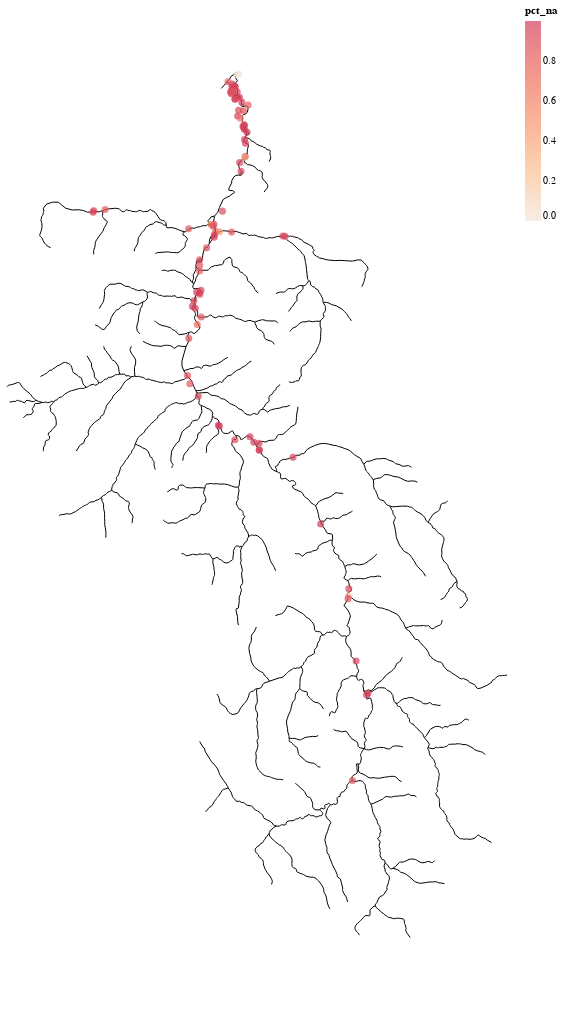

The cell this chart's notebook holds for it:
### Code cell
#Color map of missing data
streams_chart = alt.Chart(elwha_streams).mark_geoshape(
    stroke = 'black', fill = 'none'
).project(
    type='mercator'
)

sites_chart = alt.Chart(site_names).mark_circle().encode(
    longitude='LONG:Q',
    latitude='LAT:Q',
    color = alt.Color('pct_na:Q').scale(scheme="lightorange"),
    size=alt.value(50),
).transform_lookup(
    lookup='Temp_Alias',
    from_=alt.LookupData(pct_na, 'Site', ["pct_na"])
).project(
    "mercator"
).properties(
    width = 500,
    height= 1000
)

missingdata = alt.layer(streams_chart, sites_chart)
#missingdata.save('missingmap.png')

### Figure 1 — Vega-Lite specification as saved in the notebook (floating-point values rounded to 4 significant figures; data arrays with more than 128 entries replaced by an {"elided": "..."} marker saying what was removed)
{"config": {"view": {"continuousWidth": 300, "continuousHeight": 300}}, "layer": [{"data": {"name": "data-ff0229295f6624896aa3c32843283560"}, "mark": {"type": "geoshape", "fill": "none", "stroke": "black"}, "projection": {"type": "mercator"}}, {"data": {"name": "data-0dab8fc59f76ff592dad436812087c05"}, "mark": {"type": "circle"}, "encoding": {"color": {"field": "pct_na", "scale": {"scheme": "lightorange"}, "type": "quantitative"}, "latitude": {"field": "LAT", "type": "quantitative"}, "longitude": {"field": "LONG", "type": "quantitative"}, "size": {"value": 50}}, "projection": {"type": "mercator"}, "transform": [{"lookup": "Temp_Alias", "from": {"data": {"name": "data-5a3ea112d58c6cce270000fb4943f9e9"}, "key": "Site", "fields": ["pct_na"]}}]}], "height": 1000, "width": 500, "$schema": "https://vega.github.io/schema/vega-lite/v5.8.0.json", "datasets": {"data-ff0229295f6624896aa3c32843283560": {"elided": "291 records"}, "data-0dab8fc59f76ff592dad436812087c05": [{"SITE_NO": 91, "Temp_Alias": "ES01", "FOODWEB_SITE_ID": null, "Monitoring": "Y", "LAT": 48.15, "LONG": -123.6, "RKM": 0.0, "ELEVATION": null, "DRAIN_AREA": null, "SECTION": "Estuary", "HABITAT": null, "AUX_BANK": null, "AUX_RKM": null, "NAME": "NDE1", "NOTES": null, "ALT_NAME": null}, {"SITE_NO": 92, "Temp_Alias": "ES02", "FOODWEB_SITE_ID": null, "Monitoring": "Y", "LAT": 48.15, "LONG": -123.6, "RKM": 0.0, "ELEVATION": null, "DRAIN_AREA": null, "SECTION": "Estuary", "HABITAT": null, "AUX_BANK": null, "AUX_RKM": null, "NAME": "NDE2", "NOTES": null, "ALT_NAME": null}, {"SITE_NO": 93, "Temp_Alias": "ES03", "FOODWEB_SITE_ID": null, "Monitoring": "Y", "LAT": 48.15, "LONG": -123.6, "RKM": 0.0, "ELEVATION": null, "DRAIN_AREA": null, "SECTION": "Estuary", "HABITAT": null, "AUX_BANK": null, "AUX_RKM": null, "NAME": "WESC", "NOTES": null, "ALT_NAME": null}, {"SITE_NO": 90, "Temp_Alias": "MS00", "FOODWEB_SITE_ID": "ELMSEJ", "Monitoring": "Y", "LAT": 48.12, "LONG": -123.6, "RKM": 0.0, "ELEVATION": null, "DRAIN_AREA": null, "SECTION": "Lower River", "HABITAT": "MS", "AUX_BANK": null, "AUX_RKM": null, "NAME": "MS @ ELJ", "NOTES": null, "ALT_NAME": null}, {"SITE_NO": 81, "Temp_Alias": "MS01", "FOODWEB_SITE_ID": "ELMSNM", "Monitoring": "Y", "LAT": 48.14, "LONG": -123.6, "RKM": 0.48, "ELEVATION": 1.24, "DRAIN_AREA": 835.2, "SECTION": "Lower River", "HABITAT": "MS", "AUX_BANK": null, "AUX_RKM": null, "NAME": "Mouth", "NOTES": "Daily only", "ALT_NAME": "End of Lower Hatchery Road"}, {"SITE_NO": 62, "Temp_Alias": "FP01", "FOODWEB_SITE_ID": "ELSC08", "Monitoring": "Y", "LAT": 48.14, "LONG": -123.6, "RKM": 0.5, "ELEVATION": 1.24, "DRAIN_AREA": 835.2, "SECTION": "Lower River", "HABITAT": "SC", "AUX_BANK": "Right", "AUX_RKM": 0.1, "NAME": "SC 8", "NOTES": null, "ALT_NAME": null}, {"SITE_NO": 27, "Temp_Alias": "MS02", "FOODWEB_SITE_ID": "ELMSNM", "Monitoring": "N", "LAT": 48.14, "LONG": -123.6, "RKM": 0.6, "ELEVATION": 1.24, "DRAIN_AREA": 835.2, "SECTION": "Lower River", "HABITAT": "MS", "AUX_BANK": null, "AUX_RKM": null, "NAME": "Habitat unit 61", "NOTES": null, "ALT_NAME": null}, {"SITE_NO": 59, "Temp_Alias": "FP02", "FOODWEB_SITE_ID": "ELSC07", "Monitoring": "N", "LAT": 48.14, "LONG": -123.6, "RKM": 0.6, "ELEVATION": 0.25, "DRAIN_AREA": 835.2, "SECTION": "Lower River", "HABITAT": "SC", "AUX_BANK": null, "AUX_RKM": null, "NAME": "SC 7", "NOTES": null, "ALT_NAME": "ELSC6, ELSC8"}, {"SITE_NO": 60, "Temp_Alias": "FP03", "FOODWEB_SITE_ID": "ELSC07", "Monitoring": "N", "LAT": 48.14, "LONG": -123.6, "RKM": 0.8, "ELEVATION": 1.24, "DRAIN_AREA": 835.2, "SECTION": "Lower River", "HABITAT": "SC", "AUX_BANK": "Right", "AUX_RKM": 0.1, "NAME": "SC 7 Bottom", "NOTES": null, "ALT_NAME": null}, {"SITE_NO": 63, "Temp_Alias": "FP04", "FOODWEB_SITE_ID": "ELSC08", "Monitoring": "N", "LAT": 48.14, "LONG": -123.6, "RKM": 0.8, "ELEVATION": 1.24, "DRAIN_AREA": 835.2, "SECTION": "Lower River", "HABITAT": "SC", "AUX_BANK": null, "AUX_RKM": null, "NAME": "SC 8 Bottom", "NOTES": null, "ALT_NAME": null}, {"SITE_NO": 16, "Temp_Alias": "MS03", "FOODWEB_SITE_ID": "ELMSNM", "Monitoring": "N", "LAT": 48.14, "LONG": -123.6, "RKM": 1.0, "ELEVATION": 1.24, "DRAIN_AREA": 835.2, "SECTION": "Lower River", "HABITAT": "MS", "AUX_BANK": null, "AUX_RKM": null, "NAME": "Channel below Jetty", "NOTES": null, "ALT_NAME": null}, {"SITE_NO": 13, "Temp_Alias": "FP05", "FOODWEB_SITE_ID": "ELSCBC", "Monitoring": "N", "LAT": 48.14, "LONG": -123.6, "RKM": 1.2, "ELEVATION": 0.25, "DRAIN_AREA": 835.2, "SECTION": "Lower River", "HABITAT": "SC", "AUX_BANK": null, "AUX_RKM": null, "NAME": "Boston Charlie", "NOTES": null, "ALT_NAME": null}, {"SITE_NO": 57, "Temp_Alias": "FP06", "FOODWEB_SITE_ID": "ELSC06", "Monitoring": "N", "LAT": 48.14, "LONG": -123.6, "RKM": 1.2, "ELEVATION": 0.25, "DRAIN_AREA": 835.2, "SECTION": "Lower River", "HABITAT": "SC", "AUX_BANK": null, "AUX_RKM": null, "NAME": "SC 6 Bottom", "NOTES": null, "ALT_NAME": null}, {"SITE_NO": 12, "Temp_Alias": "MS04", "FOODWEB_SITE_ID": "ELMSNM", "Monitoring": "N", "LAT": 48.14, "LONG": -123.6, "RKM": 1.28, "ELEVATION": 0.25, "DRAIN_AREA": 835.2, "SECTION": "Lower River", "HABITAT": "MS", "AUX_BANK": null, "AUX_RKM": null, "NAME": "Bluffs", "NOTES": null, "ALT_NAME": "Top of Bluffs"}, {"SITE_NO": 64, "Temp_Alias": "FP07", "FOODWEB_SITE_ID": "ELSC08", "Monitoring": "N", "LAT": 48.14, "LONG": -123.6, "RKM": 1.3, "ELEVATION": 0.25, "DRAIN_AREA": 835.2, "SECTION": "Lower River", "HABITAT": "SC", "AUX_BANK": "Right", "AUX_RKM": 0.4, "NAME": "SC 8 Top", "NOTES": null, "ALT_NAME": null}, {"SITE_NO": 55, "Temp_Alias": "FP08", "FOODWEB_SITE_ID": "ELSCBC", "Monitoring": "N", "LAT": 48.14, "LONG": -123.6, "RKM": 1.4, "ELEVATION": 0.25, "DRAIN_AREA": 835.2, "SECTION": "Lower River", "HABITAT": "SC", "AUX_BANK": "Left", "AUX_RKM": 0.0, "NAME": "SC 4 Bottom", "NOTES": null, "ALT_NAME": null}, {"SITE_NO": 6, "Temp_Alias": "MS05", "FOODWEB_SITE_ID": null, "Monitoring": "N", "LAT": 48.13, "LONG": -123.6, "RKM": 1.6, "ELEVATION": -0.24, "DRAIN_AREA": 830.4, "SECTION": "Lower River", "HABITAT": "MS", "AUX_BANK": null, "AUX_RKM": null, "NAME": "Bachelors Meander", "NOTES": null, "ALT_NAME": null}, {"SITE_NO": 10, "Temp_Alias": "MS06", "FOODWEB_SITE_ID": null, "Monitoring": "N", "LAT": 48.14, "LONG": -123.6, "RKM": 1.6, "ELEVATION": 0.25, "DRAIN_AREA": 835.2, "SECTION": "Lower River", "HABITAT": "MS", "AUX_BANK": null, "AUX_RKM": null, "NAME": "Below LEKT Hatchery Infiltration Gallery", "NOTES": null, "ALT_NAME": null}, {"SITE_NO": 26, "Temp_Alias": "MS07", "FOODWEB_SITE_ID": null, "Monitoring": "N", "LAT": 48.13, "LONG": -123.6, "RKM": 1.6, "ELEVATION": -0.24, "DRAIN_AREA": 830.4, "SECTION": "Lower River", "HABITAT": "MS", "AUX_BANK": null, "AUX_RKM": null, "NAME": "Habitat unit 46", "NOTES": null, "ALT_NAME": null}, {"SITE_NO": 32, "Temp_Alias": "FP09", "FOODWEB_SITE_ID": "ELSCEC", "Monitoring": "N", "LAT": 48.14, "LONG": -123.6, "RKM": 1.76, "ELEVATION": 0.25, "DRAIN_AREA": 835.2, "SECTION": "Lower River", "HABITAT": "SC", "AUX_BANK": null, "AUX_RKM": null, "NAME": "Hunt Road Channel", "NOTES": null, "ALT_NAME": "Electricians channel"}, {"SITE_NO": 44, "Temp_Alias": "MS08", "FOODWEB_SITE_ID": null, "Monitoring": "N", "LAT": 48.14, "LONG": -123.6, "RKM": 1.76, "ELEVATION": 0.25, "DRAIN_AREA": 835.2, "SECTION": "Lower River", "HABITAT": "MS", "AUX_BANK": null, "AUX_RKM": null, "NAME": "Lower Hunts Rd", "NOTES": null, "ALT_NAME": null}, {"SITE_NO": 58, "Temp_Alias": "FP10", "FOODWEB_SITE_ID": "ELSC06", "Monitoring": "N", "LAT": 48.14, "LONG": -123.6, "RKM": 2.08, "ELEVATION": 0.25, "DRAIN_AREA": 835.2, "SECTION": "Lower River", "HABITAT": "SC", "AUX_BANK": "Right", "AUX_RKM": 0.3, "NAME": "SC 6 Top", "NOTES": null, "ALT_NAME": "SC6Top"}, {"SITE_NO": 56, "Temp_Alias": "FP11", "FOODWEB_SITE_ID": "ELSC05", "Monitoring": "N", "LAT": 48.13, "LONG": -123.6, "RKM": 2.5, "ELEVATION": 2.31, "DRAIN_AREA": 830.4, "SECTION": "Lower River", "HABITAT": "SC", "AUX_BANK": "Right", "AUX_RKM": 0.1, "NAME": "SC 5", "NOTES": null, "ALT_NAME": null}, {"SITE_NO": 68, "Temp_Alias": "MS09", "FOODWEB_SITE_ID": "ELMSHR", "Monitoring": "Y", "LAT": 48.13, "LONG": -123.6, "RKM": 2.5, "ELEVATION": -0.24, "DRAIN_AREA": 830.4, "SECTION": "Lower River", "HABITAT": "MS", "AUX_BANK": null, "AUX_RKM": null, "NAME": "Upper Hunts Road", "NOTES": null, "ALT_NAME": "Upper Hunt's Road"}, {"SITE_NO": 3, "Temp_Alias": "MS10", "FOODWEB_SITE_ID": "EMMSEJ", "Monitoring": "N", "LAT": 48.13, "LONG": -123.6, "RKM": 3.0, "ELEVATION": 2.31, "DRAIN_AREA": 830.4, "SECTION": "Lower River", "HABITAT": "MS", "AUX_BANK": null, "AUX_RKM": null, "NAME": "Above old mainstem & Hunts Rd", "NOTES": null, "ALT_NAME": null}, {"SITE_NO": 66, "Temp_Alias": "MS11", "FOODWEB_SITE_ID": "EMMSEJ", "Monitoring": "N", "LAT": 48.13, "LONG": -123.6, "RKM": 3.2, "ELEVATION": 2.31, "DRAIN_AREA": 830.4, "SECTION": "Lower River", "HABITAT": "MS", "AUX_BANK": null, "AUX_RKM": null, "NAME": "Spruce Hole", "NOTES": null, "ALT_NAME": "Habitat unit 28"}, {"SITE_NO": 17, "Temp_Alias": "FP12", "FOODWEB_SITE_ID": "ELSC01", "Monitoring": "N", "LAT": 48.12, "LONG": -123.6, "RKM": 3.84, "ELEVATION": 10.28, "DRAIN_AREA": 826.9, "SECTION": "Lower River", "HABITAT": "SC", "AUX_BANK": "Left", "AUX_RKM": 0.0, "NAME": "SC1 Bottom", "NOTES": null, "ALT_NAME": null}, {"SITE_NO": 25, "Temp_Alias": "MS12", "FOODWEB_SITE_ID": "EMMSFH", "Monitoring": "N", "LAT": 48.12, "LONG": -123.6, "RKM": 3.9, "ELEVATION": 10.28, "DRAIN_AREA": 826.9, "SECTION": "Lower River", "HABITAT": "MS", "AUX_BANK": null, "AUX_RKM": null, "NAME": "Habitat unit 13", "NOTES": null, "ALT_NAME": null}, {"SITE_NO": 50, "Temp_Alias": "FP13", "FOODWEB_SITE_ID": "ELSC01", "Monitoring": "N", "LAT": 48.12, "LONG": -123.6, "RKM": 4.0, "ELEVATION": 10.28, "DRAIN_AREA": 826.9, "SECTION": "Lower River", "HABITAT": "SC", "AUX_BANK": null, "AUX_RKM": null, "NAME": "SC 1", "NOTES": null, "ALT_NAME": null}, {"SITE_NO": 54, "Temp_Alias": "FP14", "FOODWEB_SITE_ID": "ELSC03", "Monitoring": "Y", "LAT": 48.12, "LONG": -123.6, "RKM": 4.0, "ELEVATION": 10.28, "DRAIN_AREA": 826.9, "SECTION": "Lower River", "HABITAT": "SC", "AUX_BANK": null, "AUX_RKM": null, "NAME": "SC 3", "NOTES": null, "ALT_NAME": null}, {"SITE_NO": 65, "Temp_Alias": "MS13", "FOODWEB_SITE_ID": "EMMSFH", "Monitoring": "N", "LAT": 48.12, "LONG": -123.6, "RKM": 4.32, "ELEVATION": 10.28, "DRAIN_AREA": 826.9, "SECTION": "Lower River", "HABITAT": "MS", "AUX_BANK": null, "AUX_RKM": null, "NAME": "Sissons", "NOTES": null, "ALT_NAME": null}, {"SITE_NO": 11, "Temp_Alias": "MS14", "FOODWEB_SITE_ID": "EMMSFH", "Monitoring": "N", "LAT": 48.12, "LONG": -123.6, "RKM": 4.5, "ELEVATION": 10.28, "DRAIN_AREA": 826.9, "SECTION": "Lower River", "HABITAT": "MS", "AUX_BANK": null, "AUX_RKM": null, "NAME": "Below WDFW Hatchery Outfall", "NOTES": null, "ALT_NAME": null}, {"SITE_NO": 8, "Temp_Alias": "MS15", "FOODWEB_SITE_ID": "EMMSFW", "Monitoring": "N", "LAT": 48.11, "LONG": -123.6, "RKM": 5.0, "ELEVATION": 17.89, "DRAIN_AREA": 823.8, "SECTION": "Lower River", "HABITAT": "MS", "AUX_BANK": null, "AUX_RKM": null, "NAME": "Below Elwha River Road Bridge", "NOTES": null, "ALT_NAME": null}, {"SITE_NO": 4, "Temp_Alias": "MS16", "FOODWEB_SITE_ID": "EMMSFW", "Monitoring": "N", "LAT": 48.11, "LONG": -123.6, "RKM": 5.12, "ELEVATION": 17.89, "DRAIN_AREA": 823.8, "SECTION": "Lower River", "HABITAT": "MS", "AUX_BANK": null, "AUX_RKM": null, "NAME": "Above water diversion", "NOTES": null, "ALT_NAME": "Diversion, Above Industrial Water Diversion"}, {"SITE_NO": 61, "Temp_Alias": "FP15", "FOODWEB_SITE_ID": "ELSC71", "Monitoring": "Y", "LAT": 48.1, "LONG": -123.6, "RKM": 5.9, "ELEVATION": 22.02, "DRAIN_AREA": 823.8, "SECTION": "Lower River", "HABITAT": "SC", "AUX_BANK": "Left", "AUX_RKM": 0.1, "NAME": "SC 71", "NOTES": null, "ALT_NAME": null}, {"SITE_NO": 87, "Temp_Alias": "MS16-5", "FOODWEB_SITE_ID": "ELMSFW", "Monitoring": "N", "LAT": 48.1, "LONG": -123.6, "RKM": 6.0, "ELEVATION": 24.99, "DRAIN_AREA": 818.6, "SECTION": "Lower River", "HABITAT": "MS", "AUX_BANK": null, "AUX_RKM": null, "NAME": "Elwha at Fish Weir", "NOTES": null, "ALT_NAME": null}, {"SITE_NO": 1, "Temp_Alias": "MS17", "FOODWEB_SITE_ID": null, "Monitoring": "N", "LAT": 48.1, "LONG": -123.6, "RKM": 6.7, "ELEVATION": 26.59, "DRAIN_AREA": 818.6, "SECTION": "Lower River", "HABITAT": "MS", "AUX_BANK": null, "AUX_RKM": null, "NAME": "112 Bridge", "NOTES": null, "ALT_NAME": null}, {"SITE_NO": 7, "Temp_Alias": "MS18", "FOODWEB_SITE_ID": null, "Monitoring": "N", "LAT": 48.1, "LONG": -123.6, "RKM": 8.0, "ELEVATION": 26.59, "DRAIN_AREA": 818.6, "SECTION": "Lower River", "HABITAT": "MS", "AUX_BANK": null, "AUX_RKM": null, "NAME": "Below Elwha Dam", "NOTES": null, "ALT_NAME": null}, {"SITE_NO": 21, "Temp_Alias": "MS19", "FOODWEB_SITE_ID": "EMMSLA1", "Monitoring": "N", "LAT": 48.07, "LONG": -123.6, "RKM": 8.0, "ELEVATION": 65.98, "DRAIN_AREA": 757.2, "SECTION": "Lower River", "HABITAT": "MS", "AUX_BANK": null, "AUX_RKM": null, "NAME": "Aldwell 2", "NOTES": null, "ALT_NAME": "Former Aldwell reservoir"}, {"SITE_NO": 38, "Temp_Alias": "FP16", "FOODWEB_SITE_ID": "EMMSLA2", "Monitoring": "Y", "LAT": 48.07, "LONG": -123.6, "RKM": 10.3, "ELEVATION": 62.64, "DRAIN_AREA": 816.6, "SECTION": "Middle River", "HABITAT": "SC", "AUX_BANK": "Right", "AUX_RKM": 0.1, "NAME": "Lake Aldwell - east side", "NOTES": null, "ALT_NAME": null}, {"SITE_NO": 34, "Temp_Alias": "IC12", "FOODWEB_SITE_ID": "EMTRIC12", "Monitoring": "N", "LAT": 48.07, "LONG": -123.7, "RKM": 11.0, "ELEVATION": 161.8, "DRAIN_AREA": 22.93, "SECTION": "Middle River", "HABITAT": "TR", "AUX_BANK": null, "AUX_RKM": 8.8, "NAME": "Indian Creek 12", "NOTES": null, "ALT_NAME": null}, {"SITE_NO": 35, "Temp_Alias": "IC19", "FOODWEB_SITE_ID": "EMTRIC19", "Monitoring": "Y", "LAT": 48.06, "LONG": -123.6, "RKM": 11.0, "ELEVATION": 90.87, "DRAIN_AREA": 49.66, "SECTION": "Middle River", "HABITAT": "TR", "AUX_BANK": "Left", "AUX_RKM": 1.9, "NAME": "Indian Creek 19", "NOTES": null, "ALT_NAME": "Indian Creek Middle"}, {"SITE_NO": 36, "Temp_Alias": "IC02", "FOODWEB_SITE_ID": "EMTRIC1", "Monitoring": "N", "LAT": 48.07, "LONG": -123.6, "RKM": 11.0, "ELEVATION": 67.1, "DRAIN_AREA": 52.08, "SECTION": "Middle River", "HABITAT": "TR", "AUX_BANK": "Left", "AUX_RKM": 0.3, "NAME": "Indian Creek 2", "NOTES": null, "ALT_NAME": "IndianLower, IC_DOE"}, {"SITE_NO": 37, "Temp_Alias": "IC09", "FOODWEB_SITE_ID": "EMTRICBP", "Monitoring": "Y", "LAT": 48.08, "LONG": -123.7, "RKM": 11.0, "ELEVATION": 135.8, "DRAIN_AREA": 40.64, "SECTION": "Middle River", "HABITAT": "TR", "AUX_BANK": "Left", "AUX_RKM": 7.9, "NAME": "Indian Creek 9", "NOTES": null, "ALT_NAME": "IndianUpper"}, {"SITE_NO": 85, "Temp_Alias": "IC01", "FOODWEB_SITE_ID": "EMTRIC1", "Monitoring": "Y", "LAT": 48.07, "LONG": -123.6, "RKM": 11.0, "ELEVATION": 67.1, "DRAIN_AREA": 52.08, "SECTION": "Middle River", "HABITAT": "TR", "AUX_BANK": null, "AUX_RKM": 0.25, "NAME": "Indian Creek 1", "NOTES": null, "ALT_NAME": "IC1"}, {"SITE_NO": 86, "Temp_Alias": "IC11", "FOODWEB_SITE_ID": "EMTRIC11", "Monitoring": "N", "LAT": 48.07, "LONG": -123.7, "RKM": 11.0, "ELEVATION": 161.8, "DRAIN_AREA": 22.93, "SECTION": "Middle River", "HABITAT": "TR", "AUX_BANK": "Left", "AUX_RKM": 8.5, "NAME": "Indian Creek 11", "NOTES": null, "ALT_NAME": null}, {"SITE_NO": 2, "Temp_Alias": "MS20", "FOODWEB_SITE_ID": "EMMSHW", "Monitoring": "N", "LAT": 48.06, "LONG": -123.6, "RKM": 11.04, "ELEVATION": 65.96, "DRAIN_AREA": 757.0, "SECTION": "Middle River", "HABITAT": "MS", "AUX_BANK": null, "AUX_RKM": null, "NAME": "Above confluence with Little River", "NOTES": null, "ALT_NAME": null}, {"SITE_NO": 39, "Temp_Alias": "LR11", "FOODWEB_SITE_ID": "EMTRLR11", "Monitoring": "N", "LAT": 48.06, "LONG": -123.6, "RKM": 12.0, "ELEVATION": 83.28, "DRAIN_AREA": 59.61, "SECTION": "Middle River", "HABITAT": "TR", "AUX_BANK": "Right", "AUX_RKM": 1.1, "NAME": "Little River 11", "NOTES": null, "ALT_NAME": "Little River Middle"}, {"SITE_NO": 40, "Temp_Alias": "LR14", "FOODWEB_SITE_ID": "EMTRLR14", "Monitoring": "N", "LAT": 48.06, "LONG": -123.5, "RKM": 12.0, "ELEVATION": 184.8, "DRAIN_AREA": 59.61, "SECTION": "Middle River", "HABITAT": "TR", "AUX_BANK": "Right", "AUX_RKM": 1.4, "NAME": "Little River 14", "NOTES": null, "ALT_NAME": null}, {"SITE_NO": 41, "Temp_Alias": "LR02", "FOODWEB_SITE_ID": "EMTRLLR", "Monitoring": "Y", "LAT": 48.06, "LONG": -123.6, "RKM": 12.0, "ELEVATION": 184.8, "DRAIN_AREA": 59.61, "SECTION": "Middle River", "HABITAT": "TR", "AUX_BANK": null, "AUX_RKM": 0.2, "NAME": "Little River 2", "NOTES": null, "ALT_NAME": "LR_DOE"}, {"SITE_NO": 42, "Temp_Alias": "LR22", "FOODWEB_SITE_ID": "EMTRLR14", "Monitoring": "N", "LAT": 48.06, "LONG": -123.5, "RKM": 12.0, "ELEVATION": 184.8, "DRAIN_AREA": 59.61, "SECTION": "Middle River", "HABITAT": "TR", "AUX_BANK": "Right", "AUX_RKM": 2.2, "NAME": "Little River 22", "NOTES": "Looks to be almost the same site as Little River 14?", "ALT_NAME": null}, {"SITE_NO": 82, "Temp_Alias": "FP17", "FOODWEB_SITE_ID": "EMSC26", "Monitoring": "N", "LAT": 48.06, "LONG": -123.6, "RKM": 12.3, "ELEVATION": 68.13, "DRAIN_AREA": 695.7, "SECTION": "Middle River", "HABITAT": "SC", "AUX_BANK": null, "AUX_RKM": null, "NAME": "SC 26", "NOTES": "Some daily only", "ALT_NAME": null}, {"SITE_NO": 49, "Temp_Alias": "FP18", "FOODWEB_SITE_ID": "EMSC26", "Monitoring": "N", "LAT": 48.06, "LONG": -123.6, "RKM": 12.5, "ELEVATION": 68.13, "DRAIN_AREA": 695.7, "SECTION": "Middle River", "HABITAT": "SC", "AUX_BANK": "Right", "AUX_RKM": 0.0, "NAME": "Pedersons", "NOTES": null, "ALT_NAME": null}, {"SITE_NO": 84, "Temp_Alias": "FP19", "FOODWEB_SITE_ID": "EMSC29", "Monitoring": "N", "LAT": 48.06, "LONG": -123.6, "RKM": 12.8, "ELEVATION": 68.13, "DRAIN_AREA": 695.7, "SECTION": "Middle River", "HABITAT": "SC", "AUX_BANK": "Right", "AUX_RKM": 0.4, "NAME": "SC 29", "NOTES": "Daily only", "ALT_NAME": null}, {"SITE_NO": 83, "Temp_Alias": "FP20", "FOODWEB_SITE_ID": "EMSC27", "Monitoring": "N", "LAT": 48.06, "LONG": -123.6, "RKM": 12.9, "ELEVATION": 68.13, "DRAIN_AREA": 695.7, "SECTION": "Middle River", "HABITAT": "SC", "AUX_BANK": null, "AUX_RKM": null, "NAME": "SC 27", "NOTES": "Daily only", "ALT_NAME": null}, {"SITE_NO": 74, "Temp_Alias": "MS21", "FOODWEB_SITE_ID": null, "Monitoring": "N", "LAT": 48.05, "LONG": -123.6, "RKM": 13.0, "ELEVATION": 71.36, "DRAIN_AREA": 695.5, "SECTION": "Middle River", "HABITAT": "MS", "AUX_BANK": null, "AUX_RKM": null, "NAME": "Elwha USGS Gage", "NOTES": null, "ALT_NAME": "Upper Gage"}, {"SITE_NO": 53, "Temp_Alias": "FP21", "FOODWEB_SITE_ID": "EMSC17", "Monitoring": "Y", "LAT": 48.05, "LONG": -123.6, "RKM": 14.4, "ELEVATION": 75.21, "DRAIN_AREA": 692.3, "SECTION": "Middle River", "HABITAT": "SC", "AUX_BANK": null, "AUX_RKM": null, "NAME": "SC 17g", "NOTES": null, "ALT_NAME": "Brannon SC"}, {"SITE_NO": 45, "Temp_Alias": "MA01", "FOODWEB_SITE_ID": "EMTRMC", "Monitoring": "Y", "LAT": 48.04, "LONG": -123.6, "RKM": 14.5, "ELEVATION": 85.24, "DRAIN_AREA": 6.24, "SECTION": "Middle River", "HABITAT": "TR", "AUX_BANK": null, "AUX_RKM": null, "NAME": "Madison Creek", "NOTES": null, "ALT_NAME": null}, {"SITE_NO": 48, "Temp_Alias": "MS22", "FOODWEB_SITE_ID": "EMMSMC", "Monitoring": "Y", "LAT": 48.04, "LONG": -123.6, "RKM": 15.36, "ELEVATION": 79.32, "DRAIN_AREA": 685.6, "SECTION": "Middle River", "HABITAT": "MS", "AUX_BANK": null, "AUX_RKM": null, "NAME": "ONP Boundary", "NOTES": null, "ALT_NAME": "EMMSPB, EMMSTF"}, {"SITE_NO": 15, "Temp_Alias": "MS23", "FOODWEB_SITE_ID": "EMMSCG", "Monitoring": "N", "LAT": 48.03, "LONG": -123.6, "RKM": 16.8, "ELEVATION": 94.13, "DRAIN_AREA": 681.9, "SECTION": "Middle River", "HABITAT": "MS", "AUX_BANK": null, "AUX_RKM": null, "NAME": "Boulder Garden", "NOTES": null, "ALT_NAME": "Fishermans Bend"}, {"SITE_NO": 52, "Temp_Alias": "FP22", "FOODWEB_SITE_ID": "EMSC15", "Monitoring": "Y", "LAT": 48.03, "LONG": -123.6, "RKM": 17.1, "ELEVATION": 94.13, "DRAIN_AREA": 681.9, "SECTION": "Middle River", "HABITAT": "SC", "AUX_BANK": null, "AUX_RKM": null, "NAME": "SC 16", "NOTES": null, "ALT_NAME": "SC15, EMSC15"}, {"SITE_NO": 20, "Temp_Alias": "MS24", "FOODWEB_SITE_ID": "EMMSCG", "Monitoring": "N", "LAT": 48.03, "LONG": -123.6, "RKM": 17.2, "ELEVATION": 94.13, "DRAIN_AREA": 681.9, "SECTION": "Middle River", "HABITAT": "MS", "AUX_BANK": null, "AUX_RKM": null, "NAME": "Elwha campground", "NOTES": null, "ALT_NAME": null}, {"SITE_NO": 30, "Temp_Alias": "FP23", "FOODWEB_SITE_ID": null, "Monitoring": "N", "LAT": 48.03, "LONG": -123.6, "RKM": 17.2, "ELEVATION": 94.13, "DRAIN_AREA": 681.9, "SECTION": "Middle River", "HABITAT": "SC", "AUX_BANK": "Left", "AUX_RKM": 0.1, "NAME": "Hughes Creek SC", "NOTES": null, "ALT_NAME": "Confluence with SC 16"}, {"SITE_NO": 29, "Temp_Alias": "HU01", "FOODWEB_SITE_ID": "EMTRHC", "Monitoring": "Y", "LAT": 48.02, "LONG": -123.6, "RKM": 17.7, "ELEVATION": 166.0, "DRAIN_AREA": 21.17, "SECTION": "Middle River", "HABITAT": "TR", "AUX_BANK": "Left", "AUX_RKM": 0.5, "NAME": "Hughes Creek", "NOTES": null, "ALT_NAME": null}, {"SITE_NO": 51, "Temp_Alias": "FP24", "FOODWEB_SITE_ID": "EMSC10a", "Monitoring": "N", "LAT": 48.02, "LONG": -123.6, "RKM": 18.1, "ELEVATION": 101.4, "DRAIN_AREA": 642.7, "SECTION": "Middle River", "HABITAT": "SC", "AUX_BANK": null, "AUX_RKM": null, "NAME": "SC 10a", "NOTES": null, "ALT_NAME": null}, {"SITE_NO": 47, "Temp_Alias": "FP25", "FOODWEB_SITE_ID": "EMSC10a", "Monitoring": "N", "LAT": 48.02, "LONG": -123.6, "RKM": 18.6, "ELEVATION": 101.4, "DRAIN_AREA": 642.7, "SECTION": "Middle River", "HABITAT": "SC", "AUX_BANK": "Left", "AUX_RKM": 0.0, "NAME": "Old mainstem - DS of Griff Creek", "NOTES": null, "ALT_NAME": null}, {"SITE_NO": 77, "Temp_Alias": "GR01", "FOODWEB_SITE_ID": "EMTRGC", "Monitoring": "Y", "LAT": 48.02, "LONG": -123.6, "RKM": 18.7, "ELEVATION": 102.3, "DRAIN_AREA": 14.51, "SECTION": "Middle River", "HABITAT": "TR", "AUX_BANK": null, "AUX_RKM": null, "NAME": "Griff Creek", "NOTES": null, "ALT_NAME": null}, {"SITE_NO": 72, "Temp_Alias": "BO01", "FOODWEB_SITE_ID": "EUTRBC", "Monitoring": "Y", "LAT": 47.98, "LONG": -123.6, "RKM": 23.3, "ELEVATION": 176.4, "DRAIN_AREA": 54.39, "SECTION": "Upper River", "HABITAT": "TR", "AUX_BANK": "Left", "AUX_RKM": 0.1, "NAME": "Boulder Creek", "NOTES": null, "ALT_NAME": null}, {"SITE_NO": 73, "Temp_Alias": "MS25", "FOODWEB_SITE_ID": "EUMSBC", "Monitoring": "Y", "LAT": 47.98, "LONG": -123.6, "RKM": 23.3, "ELEVATION": 176.4, "DRAIN_AREA": 571.4, "SECTION": "Upper River", "HABITAT": "MS", "AUX_BANK": null, "AUX_RKM": null, "NAME": "Elwha Above Boulder", "NOTES": null, "ALT_NAME": "EUMSWB"}, {"SITE_NO": 5, "Temp_Alias": "MS26", "FOODWEB_SITE_ID": "EMMSAL", "Monitoring": "Y", "LAT": 48.01, "LONG": -123.6, "RKM": 19.84, "ELEVATION": 117.5, "DRAIN_AREA": 642.4, "SECTION": "Middle River", "HABITAT": "MS", "AUX_BANK": null, "AUX_RKM": null, "NAME": "Altaire", "NOTES": null, "ALT_NAME": "Altaire Campground"}, {"SITE_NO": 9, "Temp_Alias": "MS27", "FOODWEB_SITE_ID": null, "Monitoring": "N", "LAT": 48.0, "LONG": -123.6, "RKM": 21.6, "ELEVATION": 122.5, "DRAIN_AREA": 636.3, "SECTION": "Middle River", "HABITAT": "MS", "AUX_BANK": null, "AUX_RKM": null, "NAME": "Below Glines Canyon Dam", "NOTES": null, "ALT_NAME": null}, {"SITE_NO": 71, "Temp_Alias": "MS28", "FOODWEB_SITE_ID": "EUMS01", "Monitoring": "Y", "LAT": 47.97, "LONG": -123.6, "RKM": 25.0, "ELEVATION": 176.0, "DRAIN_AREA": 513.5, "SECTION": "Upper River", "HABITAT": "MS", "AUX_BANK": null, "AUX_RKM": null, "NAME": "Geyser", "NOTES": null, "ALT_NAME": "Upstream of Mills reservoir, Rica canyon"}, {"SITE_NO": 14, "Temp_Alias": "MS29", "FOODWEB_SITE_ID": "EUMSKB", "Monitoring": "N", "LAT": 47.96, "LONG": -123.6, "RKM": 26.0, "ELEVATION": 205.2, "DRAIN_AREA": 501.7, "SECTION": "Upper River", "HABITAT": "MS", "AUX_BANK": null, "AUX_RKM": null, "NAME": "Bottom of Geyser Valley (Entrance to Rica)", "NOTES": null, "ALT_NAME": null}, {"SITE_NO": 31, "Temp_Alias": "MS30", "FOODWEB_SITE_ID": null, "Monitoring": "N", "LAT": 47.95, "LONG": -123.5, "RKM": 27.0, "ELEVATION": 240.4, "DRAIN_AREA": 433.1, "SECTION": "Upper River", "HABITAT": "MS", "AUX_BANK": null, "AUX_RKM": null, "NAME": "Humes Ranch", "NOTES": null, "ALT_NAME": null}, {"SITE_NO": 22, "Temp_Alias": "FP26", "FOODWEB_SITE_ID": "EUSC07", "Monitoring": "N", "LAT": 47.95, "LONG": -123.5, "RKM": 27.5, "ELEVATION": 240.4, "DRAIN_AREA": 433.1, "SECTION": "Upper River", "HABITAT": "SC", "AUX_BANK": "Right", "AUX_RKM": 0.6, "NAME": "Geyser Valley Groundwater Channel", "NOTES": null, "ALT_NAME": null}, {"SITE_NO": 23, "Temp_Alias": "MS31", "FOODWEB_SITE_ID": "EUMSKB", "Monitoring": "N", "LAT": 47.96, "LONG": -123.6, "RKM": 27.5, "ELEVATION": 205.2, "DRAIN_AREA": 501.7, "SECTION": "Upper River", "HABITAT": "MS", "AUX_BANK": null, "AUX_RKM": null, "NAME": "Goblins Gate", "NOTES": null, "ALT_NAME": null}, {"SITE_NO": 43, "Temp_Alias": "LO01", "FOODWEB_SITE_ID": "EUTR02", "Monitoring": "Y", "LAT": 47.95, "LONG": -123.6, "RKM": 28.0, "ELEVATION": 229.7, "DRAIN_AREA": 66.85, "SECTION": "Upper River", "HABITAT": "TR", "AUX_BANK": null, "AUX_RKM": null, "NAME": "Long Creek", "NOTES": null, "ALT_NAME": null}, {"SITE_NO": 18, "Temp_Alias": "MS32", "FOODWEB_SITE_ID": null, "Monitoring": "N", "LAT": 47.94, "LONG": -123.5, "RKM": 29.0, "ELEVATION": 272.7, "DRAIN_AREA": 424.8, "SECTION": "Upper River", "HABITAT": "MS", "AUX_BANK": null, "AUX_RKM": null, "NAME": "Dodger Point", "NOTES": null, "ALT_NAME": null}, {"SITE_NO": 67, "Temp_Alias": "MS33", "FOODWEB_SITE_ID": null, "Monitoring": "N", "LAT": 47.94, "LONG": -123.5, "RKM": 29.0, "ELEVATION": 272.7, "DRAIN_AREA": 424.8, "SECTION": "Upper River", "HABITAT": "MS", "AUX_BANK": null, "AUX_RKM": null, "NAME": "Top of Geyser Valley (below Dodger Pt.)", "NOTES": null, "ALT_NAME": null}, {"SITE_NO": 76, "Temp_Alias": "LL01", "FOODWEB_SITE_ID": null, "Monitoring": "N", "LAT": 47.94, "LONG": -123.5, "RKM": 30.0, "ELEVATION": 369.0, "DRAIN_AREA": 64.73, "SECTION": "Upper River", "HABITAT": "TR", "AUX_BANK": "Right", "AUX_RKM": 1.7, "NAME": "Lillian River", "NOTES": null, "ALT_NAME": null}, {"SITE_NO": 33, "Temp_Alias": "ID01", "FOODWEB_SITE_ID": null, "Monitoring": "N", "LAT": 47.95, "LONG": -123.5, "RKM": 31.0, "ELEVATION": 319.1, "DRAIN_AREA": 5.75, "SECTION": "Upper River", "HABITAT": "TR", "AUX_BANK": "Right", "AUX_RKM": 0.0, "NAME": "Idaho Creek", "NOTES": null, "ALT_NAME": null}, {"SITE_NO": 19, "Temp_Alias": "MS34", "FOODWEB_SITE_ID": "EUMS03a", "Monitoring": "N", "LAT": 47.87, "LONG": -123.5, "RKM": 35.0, "ELEVATION": 437.7, "DRAIN_AREA": 316.1, "SECTION": "Upper River", "HABITAT": "MS", "AUX_BANK": null, "AUX_RKM": null, "NAME": "Elkhorn", "NOTES": null, "ALT_NAME": "Elwha_Below_Lost_River"}, {"SITE_NO": 78, "Temp_Alias": "FP27", "FOODWEB_SITE_ID": null, "Monitoring": "N", "LAT": 47.87, "LONG": -123.5, "RKM": 35.0, "ELEVATION": 437.7, "DRAIN_AREA": 316.1, "SECTION": "Upper River", "HABITAT": "SC", "AUX_BANK": "Right", "AUX_RKM": 0.1, "NAME": "Elkhorn Floodplain", "NOTES": null, "ALT_NAME": null}, {"SITE_NO": 46, "Temp_Alias": "MS35", "FOODWEB_SITE_ID": null, "Monitoring": "N", "LAT": 47.9, "LONG": -123.5, "RKM": 39.2, "ELEVATION": 391.1, "DRAIN_AREA": 339.6, "SECTION": "Upper River", "HABITAT": "MS", "AUX_BANK": null, "AUX_RKM": null, "NAME": "Marys Falls Camp", "NOTES": null, "ALT_NAME": null}, {"SITE_NO": 79, "Temp_Alias": "LS01", "FOODWEB_SITE_ID": "EUTR03", "Monitoring": "Y", "LAT": 47.86, "LONG": -123.5, "RKM": 42.0, "ELEVATION": 446.8, "DRAIN_AREA": 32.25, "SECTION": "Upper River", "HABITAT": "TR", "AUX_BANK": null, "AUX_RKM": null, "NAME": "Lost River", "NOTES": null, "ALT_NAME": null}, {"SITE_NO": 70, "Temp_Alias": "MS36", "FOODWEB_SITE_ID": "EUMS03", "Monitoring": "Y", "LAT": 47.86, "LONG": -123.5, "RKM": 42.5, "ELEVATION": 445.5, "DRAIN_AREA": 281.3, "SECTION": "Upper River", "HABITAT": "MS", "AUX_BANK": null, "AUX_RKM": null, "NAME": "Upstream of confluence with Lost River", "NOTES": null, "ALT_NAME": null}, {"SITE_NO": 28, "Temp_Alias": "HA01", "FOODWEB_SITE_ID": "EUTR04", "Monitoring": "Y", "LAT": 47.81, "LONG": -123.5, "RKM": 51.0, "ELEVATION": 524.9, "DRAIN_AREA": 48.25, "SECTION": "Upper River", "HABITAT": "TR", "AUX_BANK": null, "AUX_RKM": null, "NAME": "Hayes River", "NOTES": null, "ALT_NAME": null}, {"SITE_NO": 69, "Temp_Alias": "MS38", "FOODWEB_SITE_ID": "EUMS04", "Monitoring": "Y", "LAT": 47.81, "LONG": -123.5, "RKM": 51.0, "ELEVATION": 511.9, "DRAIN_AREA": 137.4, "SECTION": "Upper River", "HABITAT": "MS", "AUX_BANK": null, "AUX_RKM": null, "NAME": "Upstream of confluence with Hayes River", "NOTES": null, "ALT_NAME": null}, {"SITE_NO": 75, "Temp_Alias": "FP28", "FOODWEB_SITE_ID": "EUSC04a", "Monitoring": "N", "LAT": 47.83, "LONG": -123.5, "RKM": 51.0, "ELEVATION": 509.5, "DRAIN_AREA": 186.2, "SECTION": "Upper River", "HABITAT": "SC", "AUX_BANK": null, "AUX_RKM": null, "NAME": "Hayes Floodplain Channel", "NOTES": null, "ALT_NAME": null}, {"SITE_NO": 80, "Temp_Alias": "MS37", "FOODWEB_SITE_ID": "EUMS04a", "Monitoring": "N", "LAT": 47.83, "LONG": -123.5, "RKM": 51.0, "ELEVATION": 509.5, "DRAIN_AREA": 186.2, "SECTION": "Upper River", "HABITAT": "MS", "AUX_BANK": null, "AUX_RKM": null, "NAME": "Elwha at Hayes", "NOTES": null, "ALT_NAME": null}, {"SITE_NO": 24, "Temp_Alias": "MS39", "FOODWEB_SITE_ID": "EUMS05a", "Monitoring": "Y", "LAT": 47.76, "LONG": -123.5, "RKM": 58.0, "ELEVATION": 586.1, "DRAIN_AREA": 117.1, "SECTION": "Upper River", "HABITAT": "MS", "AUX_BANK": null, "AUX_RKM": null, "NAME": "Godkin Creek confluence", "NOTES": null, "ALT_NAME": "Camp Wilder"}, {"SITE_NO": 88, "Temp_Alias": "GO01", "FOODWEB_SITE_ID": "EUTR05", "Monitoring": "Y", "LAT": 47.76, "LONG": -123.5, "RKM": 58.0, "ELEVATION": 598.7, "DRAIN_AREA": 46.73, "SECTION": "Upper River", "HABITAT": "TR", "AUX_BANK": null, "AUX_RKM": null, "NAME": "Godkin Creek", "NOTES": null, "ALT_NAME": null}, {"SITE_NO": 89, "Temp_Alias": "MS40", "FOODWEB_SITE_ID": null, "Monitoring": "N", "LAT": 47.74, "LONG": -123.5, "RKM": 65.0, "ELEVATION": 666.5, "DRAIN_AREA": 21.0, "SECTION": "Upper River", "HABITAT": "MS", "AUX_BANK": null, "AUX_RKM": null, "NAME": "Chicago Camp", "NOTES": null, "ALT_NAME": null}], "data-5a3ea112d58c6cce270000fb4943f9e9": [{"Site": "MS02", "pct_na": 0.9879}, {"Site": "MS03", "pct_na": 0.9896}, {"Site": "MS04", "pct_na": 0.9266}, {"Site": "MS05", "pct_na": 0.8007}, {"Site": "MS06", "pct_na": 0.9883}, {"Site": "MS07", "pct_na": 0.979}, {"Site": "MS08", "pct_na": 0.961}, {"Site": "MS09", "pct_na": 0.939}, {"Site": "MS10", "pct_na": 0.9915}, {"Site": "MS11", "pct_na": 0.6984}, {"Site": "MS12", "pct_na": 0.9789}, {"Site": "MS13", "pct_na": 0.9885}, {"Site": "MS14", "pct_na": 0.9912}, {"Site": "MS15", "pct_na": 0.9896}, {"Site": "MS16", "pct_na": 0.9876}, {"Site": "MS16_5", "pct_na": 0.9733}, {"Site": "MS17", "pct_na": 0.968}, {"Site": "MS18", "pct_na": 0.9483}, {"Site": "MS19", "pct_na": 0.9749}, {"Site": "MS20", "pct_na": 0.8551}, {"Site": "MS21", "pct_na": 0.9015}, {"Site": "MS22", "pct_na": 0.8136}, {"Site": "MS23", "pct_na": 0.9512}, {"Site": "MS24", "pct_na": 0.9797}, {"Site": "MS25", "pct_na": 0.8351}, {"Site": "MS26", "pct_na": 0.7666}, {"Site": "MS27", "pct_na": 0.8634}, {"Site": "MS28", "pct_na": 0.9387}, {"Site": "MS29", "pct_na": 0.989}, {"Site": "MS30", "pct_na": 0.9911}, {"Site": "MS31", "pct_na": 0.9935}, {"Site": "MS32", "pct_na": 0.9865}, {"Site": "MS33", "pct_na": 0.9824}, {"Site": "MS34", "pct_na": 0.9435}, {"Site": "MS35", "pct_na": 0.9822}, {"Site": "MS36", "pct_na": 0.9045}, {"Site": "MS38", "pct_na": 0.9833}, {"Site": "MS39", "pct_na": 0.8635}, {"Site": "FP01", "pct_na": 0.9515}, {"Site": "FP02", "pct_na": 0.879}, {"Site": "FP03", "pct_na": 0.999}, {"Site": "FP04", "pct_na": 0.9328}, {"Site": "FP05", "pct_na": 0.9921}, {"Site": "FP06", "pct_na": 0.9761}, {"Site": "FP07", "pct_na": 0.9884}, {"Site": "FP08", "pct_na": 0.9877}, {"Site": "FP09", "pct_na": 0.8927}, {"Site": "FP10", "pct_na": 0.8482}, {"Site": "FP11", "pct_na": 0.8938}, {"Site": "FP12", "pct_na": 0.9877}, {"Site": "FP13", "pct_na": 0.9923}, {"Site": "FP14", "pct_na": 0.9334}, {"Site": "FP15", "pct_na": 0.9923}, {"Site": "FP16", "pct_na": 0.9398}, {"Site": "FP17", "pct_na": 0.9669}, {"Site": "FP18", "pct_na": 0.9797}, {"Site": "FP21", "pct_na": 0.9282}, {"Site": "FP22", "pct_na": 0.935}, {"Site": "FP23", "pct_na": 0.9918}, {"Site": "FP24", "pct_na": 0.9918}, {"Site": "FP25", "pct_na": 0.9918}, {"Site": "FP26", "pct_na": 0.9934}, {"Site": "FP28", "pct_na": 0.9551}, {"Site": "BO01", "pct_na": 0.8834}, {"Site": "GR01", "pct_na": 0.8472}, {"Site": "HA01", "pct_na": 0.9971}, {"Site": "HU01", "pct_na": 0.8995}, {"Site": "IC01", "pct_na": 0.879}, {"Site": "IC02", "pct_na": 0.6149}, {"Site": "IC09", "pct_na": 0.8178}, {"Site": "IC11", "pct_na": 0.9641}, {"Site": "IC12", "pct_na": 0.9427}, {"Site": "IC19", "pct_na": 0.8397}, {"Site": "ID01", "pct_na": 0.9455}, {"Site": "LL01", "pct_na": 0.9554}, {"Site": "LO01", "pct_na": 0.9054}, {"Site": "LR02", "pct_na": 0.4769}, {"Site": "LR11", "pct_na": 0.8447}, {"Site": "LR14", "pct_na": 0.9455}, {"Site": "LR22", "pct_na": 0.9421}, {"Site": "MA01", "pct_na": 0.8623}, {"Site": "MS16-5", "pct_na": 0.383}, {"Site": "LS01", "pct_na": 0.2469}, {"Site": "ES03", "pct_na": 0.781}, {"Site": "MS00", "pct_na": 0.0}, {"Site": "MS01", "pct_na": 0.0}, {"Site": "ES01", "pct_na": 0.0}, {"Site": "ES02", "pct_na": 0.0}]}}
